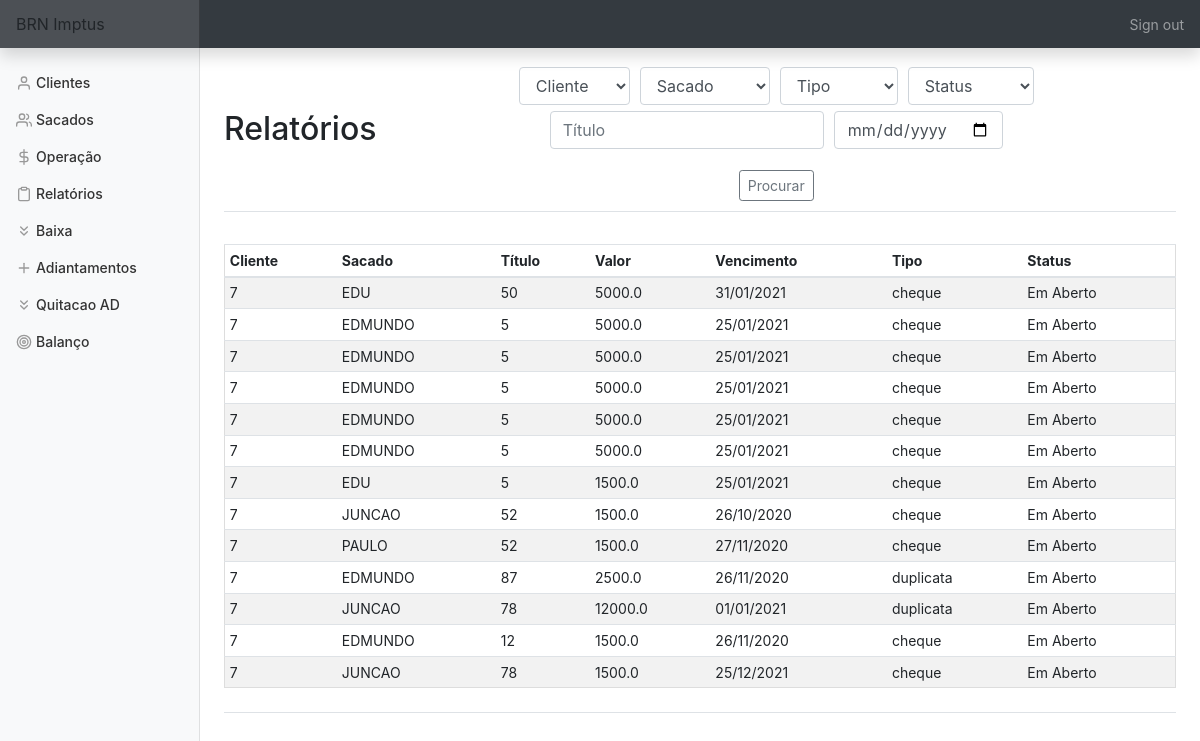
The page /relatorios (signed in) on the database as committed earlier.
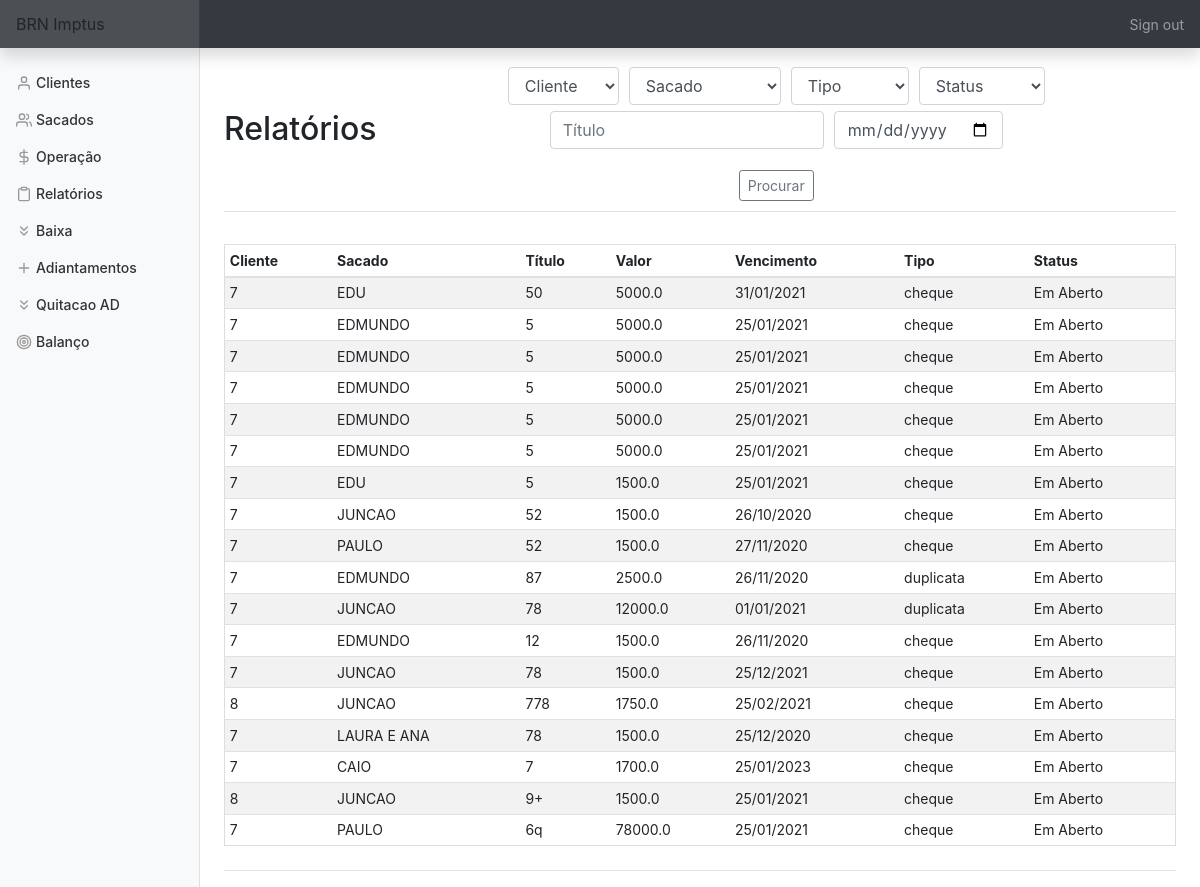
The same page on the database as committed later.
### tables this page shows
CREATE TABLE titulo (
    cliente_id INTEGER,
    sacado_id INTEGER,
    bordero INTEGER,
    titulo TEXT,
    vencimento DATE,
    valor FLOAT, 
    dt_negoc DATE,
    tipo TEXT,
    status TEXT,
    dt_baixa DATE, nm_sac TEXT,
    FOREIGN KEY (cliente_id) REFERENCES clientes(id),
    FOREIGN KEY (sacado_id) REFERENCES sacados(id));

### app.py (the view, shortened to what this page needs)
@app.route('/relatorios', methods=['GET', 'POST'])
@login_required
def relatorios():
    con = sqlite3.connect(DATABASE)
    con.row_factory = sqlite3.Row
    cur = con.cursor()
    cliente = cur.execute('SELECT nome FROM clientes')
    cliente = cur.fetchall()
    sacado = cur.execute('SELECT nome FROM sacados')
    sacado = cur.fetchall()
    tit = cur.execute('SELECT * FROM titulo')
    tit = cur.fetchall()
    if request.method == "GET":
        return render_template('/relatorios.html', cliente=cliente, sacado=sacado, titulo=tit)

### app.py (called while the page is built)
@app.after_request
def after_request(response):
    response.headers["Cache-Control"] = "no-cache, no-store, must-revalidate"
    response.headers["Expires"] = 0
    response.headers["Pragma"] = "no-cache"
    return response

### helper.py (called while the page is built)
def login_required(f):
    @wraps(f)
    def decorated_function(*args, **kwargs):
        if session.get("user_id") is None:
            return redirect("/login")
        return f(*args, **kwargs)
    return decorated_function

### templates/relatorios.html (shortened to what this page needs)
{% extends "layout.html" %}
{% block main %}
    <div class='d-flex justify-content-between flex-warp flex-md-nowrap align-items-center pt-3 pb-2 mb-3 border-bottom'>
        <h1 class='h2'>Relatórios</h1>
            <form action='relatorios' method='POST'>
                <div class='form-group'>
                        <select class="form-control" name="cliente">
                            <option disabled selected value>Cliente</option>
                        </select>
                        <select class="form-control" name="sacado">
                            <option disabled selected value>Sacado</option>
                        </select>
                        <select class='form-control' name='tipo'>
                            <option select value>Tipo</option>
                        </select>
                        <select class='form-control' name='status'>
                            <option select value>Status</option>
                        </select>
                        <input name='titulo' autofocus class='form-control' placeholder='Título' type='text'>
                        <input name='vencimento' autofocus class='form-control' placeholder='Vencimento' type='date'>
                </div>
                <button type='submit' class='btn btn-sm btn-outline-secondary'>Procurar</button>
            </form>
    </div>
    <div class='d-flex justify-content-between flex-warp flex-md-nowrap align-items-center pt-3 pb-2 mb-3 border-bottom'>
        <div class='table-responsive'>
            <table class='table table-striped table-sm'>
                <thead>
                    <tr>
                        <th>Cliente</th>
                        <th>Sacado</th>
                        <th>Título</th>
                        <th>Valor</th>
                        <th>Vencimento</th>
                        <th>Tipo</th>
                        <th>Status</th>
                    </tr>
                </thead>
                <tbody>
                    {% for row in titulo %}
                        <tr>
                            <td>{{ row['cliente_id'] }}</td>
                            <td>{{ row['nm_sac'] }}</td>
                            <td>{{ row['titulo'] }}</td>
                            <td>{{ row['valor'] }}</td>
                            {% set lt = row['vencimento'].split('-') %}
                            <td>{{ lt[2]+'/'+lt[1]+'/'+lt[0] }}</td>
                            <td>{{ row['tipo'] }}</td>
                            <td>{{ row['status'] }}</td>
                        </tr>
                    {% endfor %}
                </tbody>
            </table>
        </div>
    </div>
{% endblock %}

### templates/layout.html (shortened to what this page needs)
<!DOCTYPE html>
    <html lang="pt-br">
        <head>
            <link rel="stylesheet" href="https://stackpath.bootstrapcdn.com/bootstrap/4.5.2/css/bootstrap.min.css">
            <link href="https://maxcdn.bootstrapcdn.com/bootstrap/4.1.3/css/bootstrap.min.css" rel="stylesheet">
            <link href="/static/styles.css" rel="stylesheet">
        </head>
        <body>
            <nav class='navbar navbar-dark sticky-top bg-dark felx-md-nowrap p-0 shadow'>
                <a class='navbar-brand col-md-3 col-lg-2 mr-0 px-3'>BRN Imptus</a>
                {% if session.user_id %}
                <ul class='navbar-nav px-3'>
                    <li class='nav-item text-nowrap'>
                        <a class='nav-link' href='/logout'>Sign out</a>
                    </li>
                </ul>
                {% endif %}
            </nav>
            <div class='container-fluid'>
                <div class='row'>
                    {% if session.user_id %}
                    <nav id='sidebarMenu' class='col-md-3 col-lg-2 d-md-block bg-light sidebar collapse'>
                        <div class='sidebar-sticky pt-3'>
                            <ul class='nav flex-column'>
                                <li class='nav-item'><a class='nav-link' href='/clientes'><span data-feather='user'></span>Clientes</a></li>
                                <li class='nav-item'><a class='nav-link' href='/sacados'><span data-feather='users'></span>Sacados</a></li>
                                <li class='nav-item'><a class='nav-link' href='/preparacao'><span data-feather='dollar-sign'></span>Operação</a></li>
                                <li class='nav-item'><a class='nav-link' href='/relatorios'><span data-feather='clipboard'></span>Relatórios</a></li>
                                <li class='nav-item'><a class='nav-link' href='/baixa'><span data-feather='chevrons-down'></span>Baixa</a></li>
                                <li class='nav-item'><a class='nav-link' href='/adiantamentos'><span data-feather='plus'></span>Adiantamentos</a></li>
                                <li class='nav-item'><a class='nav-link' href='/quitacao'><span data-feather='chevrons-down'></span>Quitacao AD</a></li>
                                <li class='nav-item'><a class='nav-link' href='/balanco'><span data-feather='target'></span>Balanço</a></li>
                            </ul>
                        </div>
                    </nav>
                    {% endif %}
                </div>
            </div>
            <main role='main' class='col-md-9 ml-sm-auto col-lg-10 px-md-4'>
                {% block main %}
                {% endblock %}
            </main>
        </body>
    </html>

### static/styles.css (style rules this page uses)
main .form-control { display: inline-block; width: auto; margin: 3px; }
main { overflow-x: auto; text-align: center; }
main table { text-align: left; border-collapse: collapse; border-spacing: 0; width: 100%; border: 1px solid #ddd; }
main table td, th { text-align: left; padding: 16px; }
button { margin: 2px; }
body { font-size: .875rem; height:100%; }
.feather { width: 16px; height: 16px; vertical-align: text-bottom; }
.sidebar { position: fixed; top: 0; bottom: 0; left: 0; z-index: 100; padding: 48px 0 0; box-shadow: inset -1px 0 0 rgba(0, 0, 0, .1); }
.sidebar-sticky { position: relative; top: 0; height: calc(100vh - 48px); padding-top: .5rem; overflow-x: hidden; overflow-y: auto; }
.sidebar .nav-link { font-weight: 500; color: #333; }
.sidebar .nav-link .feather { margin-right: 4px; color: #999; }
.navbar-brand { padding-top: .75rem; padding-bottom: .75rem; font-size: 1rem; background-color: rgba(201, 195, 195, 0.158); box-shadow: inset -1px 0 0 rgba(0, 0, 0, .25); }

Rows that differ between the two databases and show on the page:
added titulo: cliente_id "8", nm_sac "JUNCAO", titulo "778", valor "1750.0", vencimento "25/02/2021", tipo "cheque", status "Em Aberto"
added titulo: cliente_id "7", nm_sac "LAURA E ANA", titulo "78", valor "1500.0", vencimento "25/12/2020", tipo "cheque", status "Em Aberto"
added titulo: cliente_id "7", nm_sac "CAIO", titulo "7", valor "1700.0", vencimento "25/01/2023", tipo "cheque", status "Em Aberto"
added titulo: cliente_id "8", nm_sac "JUNCAO", titulo "9+", valor "1500.0", vencimento "25/01/2021", tipo "cheque", status "Em Aberto"
added titulo: cliente_id "7", nm_sac "PAULO", titulo "6q", valor "78000.0", vencimento "25/01/2021", tipo "cheque", status "Em Aberto"
